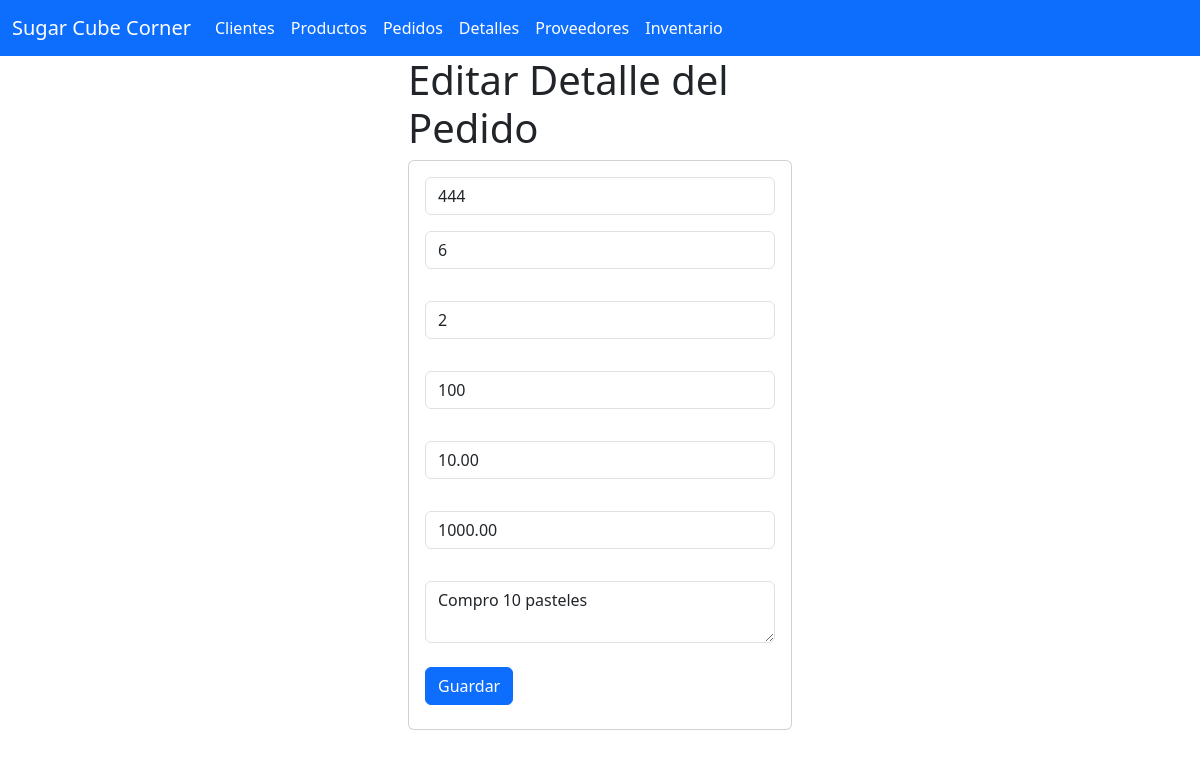
The app's page /seleccionarDetallePedido/444 with its own data.
### TDetallePedido_app/models.py (models this page shows, shortened)
class TDetallePedido(models.Model):
    detalleid = models.IntegerField(primary_key=True)
    pedidoid = models.ForeignKey(TPedido,on_delete=models.CASCADE)
    productoid = models.ForeignKey(TProducto,on_delete=models.CASCADE)
    cantidad = models.IntegerField()
    preciounitario = models.DecimalField(max_digits=6,decimal_places=2)
    subtotal = models.DecimalField(max_digits=7,decimal_places=2)
    notas = models.TextField()

### TPedidos_app/models.py (models this page shows, shortened)
class TPedido(models.Model):
    pedidoid = models.IntegerField(primary_key=True)
    clienteid = models.ForeignKey(TCliente, on_delete=models.CASCADE)
    fechapedido = models.DateField()
    total = models.DecimalField(max_digits=7,decimal_places=2)
    estado = models.CharField(max_length=50)
    formpago = models.CharField(max_length=50)
    fechaentrega = models.DateField()

### TProductos_app/models.py (models this page shows, shortened)
class TProducto(models.Model):
    productoid = models.IntegerField(primary_key=True)
    nombre = models.CharField(max_length=100)
    descripcion = models.TextField()
    precio = models.DecimalField(max_digits=6,decimal_places=2)
    categoria = models.CharField(max_length=50)
    stock = models.IntegerField()
    fechaingreso = models.DateField()

### TDetallePedido_app/views.py (the view)
# urls.py: path("seleccionarDetallePedido/<detalleid>", views.seleccionarDetallePedido, name="seleccionarDetallePedido"),
def seleccionarDetallePedido(request, detalleid):
    detalle = TDetallePedido.objects.get(detalleid=detalleid)
    return render(request, "editarDetalle.html", {"losdetalles": detalle})

### TDetallePedido_app/templates/editarDetalle.html
{% extends "base.html" %}
{% block cuerpo %}
<div class="row">
  <div class="col-md-4 offset-md-4">
    <h1>Editar Detalle del Pedido</h1>
    <div class="card">
      <div class="card-body">
        <form action="/editarDetallePedido/" method="POST">{% csrf_token %}
          <div class="form-group">
            <input type="number" id="numid" name="numid" class="form-control"
              value="{{ losdetalles.detalleid }}" readonly required>
          </div>
          <div class="form-group py-3">
            <input type="number" id="pedidoid" name="pedidoid" class="form-control"
              value="{{ losdetalles.pedidoid.pedidoid }}" readonly required>
          </div>
          <div class="form-group py-3">
            <input type="number" id="productoid" name="productoid" class="form-control"
              value="{{ losdetalles.productoid.productoid }}" readonly required>
          </div>
          <div class="form-group py-3">
            <input type="number" id="intcantidad" name="intcantidad" class="form-control"
              value="{{ losdetalles.cantidad }}" required>
          </div>
          <div class="form-group py-3">
            <input type="number" step="0.01" id="decimalpreciounitario" name="decimalpreciounitario" class="form-control"
              value="{{ losdetalles.preciounitario }}" required>
          </div>
          <div class="form-group py-3">
            <input type="number" step="0.01" id="decimalsubtotal" name="decimalsubtotal" class="form-control"
              value="{{ losdetalles.subtotal }}" required>
          </div>
          <div class="form-group py-3">
            <textarea id="txtnotas" name="txtnotas" class="form-control">{{ losdetalles.notas }}</textarea>
          </div>
          <div class="form-group py-2">
            <button type="submit" class="btn btn-primary">Guardar</button>
          </div>
        </form>
      </div>
    </div>
  </div>
</div>
{% endblock %}

### records on screen
TDetallePedido: numid "444", pedidoid "6", productoid "2", intcantidad "100", decimalpreciounitario "10.00", decimalsubtotal "1000.00", txtnotas "Compro 10 pasteles"
